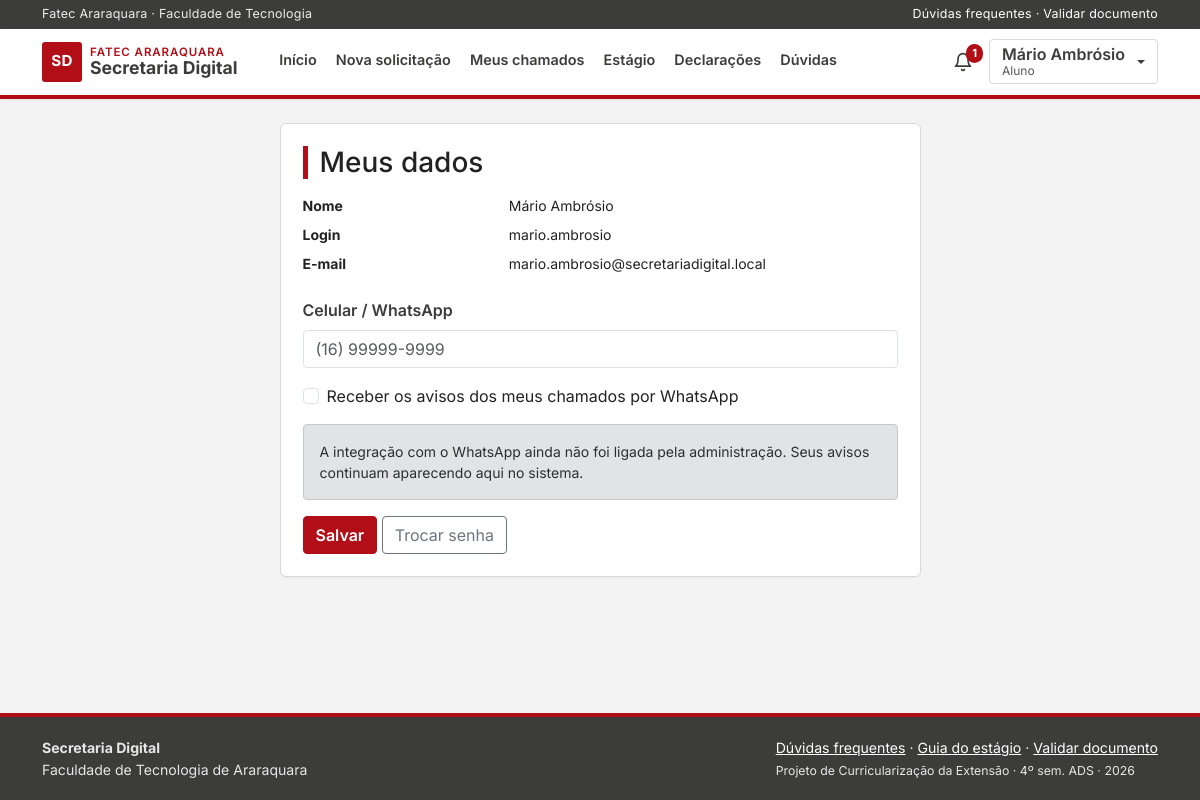
The app's page /perfil_alt.php (signed in) with its own data.
### tables this page shows
CREATE TABLE tb_usuarios (
  id_usuario      INT AUTO_INCREMENT PRIMARY KEY,
  nome            VARCHAR(120) NOT NULL,
  login           VARCHAR(50)  NOT NULL,
  senha           VARCHAR(255) NOT NULL,
  email           VARCHAR(120) NOT NULL,
  nivel           ENUM('aluno','secretaria','coordenacao','admin') NOT NULL,
  id_curso        INT          NULL,
  ra              VARCHAR(20)  NULL,
  semestre        TINYINT      NULL,
  telefone        VARCHAR(20)  NULL,
  aviso_whatsapp  TINYINT(1)   NOT NULL DEFAULT 0,
  aviso_email     TINYINT(1)   NOT NULL DEFAULT 1,
  ativo           TINYINT(1)   NOT NULL DEFAULT 1,
  criado_em       DATETIME     NOT NULL DEFAULT CURRENT_TIMESTAMP,
  UNIQUE KEY uk_usuarios_login (login),
  UNIQUE KEY uk_usuarios_email (email),
  UNIQUE KEY uk_usuarios_ra (ra),
  CONSTRAINT fk_usuarios_curso FOREIGN KEY (id_curso)
    REFERENCES tb_cursos (id_curso)
);

### funcoes.php (called while the page is built, shortened)
<?php
    function seguro($texto){
        return htmlspecialchars((string)$texto, ENT_QUOTES, "UTF-8");
    }
    function busca_config($con, $chave){
        $sql = "SELECT valor FROM tb_configuracoes WHERE chave = ? LIMIT 1";
        $stmt = mysqli_stmt_init($con);
        mysqli_stmt_prepare($stmt, $sql);
        mysqli_stmt_bind_param($stmt, "s", $chave);
        mysqli_stmt_execute($stmt);
        $linha = mysqli_fetch_assoc(mysqli_stmt_get_result($stmt));
        return $linha ? (string)$linha['valor'] : "";
    }
?>

### perfil_alt.php (the view, shortened to what this page needs)
<?php
    require_once("conecta.php");
    require_once("funcoes.php");
    $sql = "SELECT nome, login, email, telefone, aviso_whatsapp FROM tb_usuarios WHERE id_usuario = ? LIMIT 1";
    $stmt = mysqli_stmt_init($con);
    mysqli_stmt_prepare($stmt, $sql);
    mysqli_stmt_bind_param($stmt, "i", $_SESSION['id_usuario']);
    mysqli_stmt_execute($stmt);
    $eu = mysqli_fetch_assoc(mysqli_stmt_get_result($stmt));
    $integracao = busca_config($con, "whatsapp_ativo") == "1";
    require_once("cabecalho.php");
?>
<div class="row justify-content-center">
    <div class="col-md-7">
        <div class="cartao">
            <h1 class="h3 mb-3">Meus dados</h1>
            <dl class="row small mb-3">
                <dt class="col-4">Nome</dt><dd class="col-8"><?php echo seguro($eu['nome']); ?></dd>
                <dt class="col-4">Login</dt><dd class="col-8"><?php echo seguro($eu['login']); ?></dd>
                <dt class="col-4">E-mail</dt><dd class="col-8"><?php echo seguro($eu['email']); ?></dd>
            </dl>
            <form action="perfil_alt2.php" method="post">
                <div class="mb-3">
                    <label for="txttelefone" class="form-label">Celular / WhatsApp</label>
                    <input type="text" class="form-control" id="txttelefone" name="txttelefone" maxlength="20" value="<?php echo seguro($eu['telefone']); ?>" placeholder="(16) 99999-9999">
                </div>
                <div class="form-check mb-3">
                    <input class="form-check-input" type="checkbox" id="ckwhats" name="ckwhats" value="1" <?php if($eu['aviso_whatsapp']){ echo "checked"; } ?>>
                    <label class="form-check-label" for="ckwhats">Receber os avisos dos meus chamados por WhatsApp</label>
                </div>
                <?php if(!$integracao){ echo "<div class='alert alert-secondary small'>A integração com o WhatsApp ainda não foi ligada pela administração. Seus avisos continuam aparecendo aqui no sistema.</div>"; } ?>
                <input type="submit" name="btn" value="Salvar" class="btn btn-principal">
                <a href="senha_alt.php" class="btn btn-outline-secondary">Trocar senha</a>
            </form>
        </div>
    </div>
</div>
<?php require_once("rodape.php"); ?>

### css/estilo.css (style rules this page uses)
:root { --vermelho: #B20E17; --vermelho-escuro: #8A0A11; --vermelho-claro: #FBEAEA; --cinza-escuro: #3C3C3B; --cinza: #6B6B6A; --fundo: #F3F3F3; --borda: #D9D9D9; --texto: #222222; --texto-suave: #575757; --vinho: var(--vermelho); --vinho-escuro: var(--vermelho-escuro); --vinho-claro: var(--vermelho-claro); }
body { font-family: Inter, "Segoe UI", Arial, sans-serif; background: var(--fundo); color: var(--texto); min-height: 100vh; display: flex; flex-direction: column; }
h1, h2, h3, h4, h5, h6, .marca { font-family: Inter, "Segoe UI", Arial, sans-serif; font-weight: 700; color: var(--cinza-escuro); }
h1 { font-size: 1.65rem; border-left: 5px solid var(--vermelho); padding-left: 12px; }
a { color: var(--vermelho); }
.btn { border-radius: 4px; }
.btn-principal { background: var(--vermelho); border-color: var(--vermelho); color: #FFF; font-weight: 600; }
.cartao { background: #FFFFFF; border: 1px solid var(--borda); border-radius: 6px; padding: 22px; box-shadow: 0 1px 2px rgba(0,0,0,.04); }
.form-control, .form-select { border-radius: 4px; }
.form-label { font-weight: 600; color: var(--cinza-escuro); }
.alert { border-radius: 4px; }

### records on screen
tb_usuarios: nome "Mário Ambrósio", login "mario.ambrosio", email "mario.ambrosio@secretariadigital.local"

### other values on screen
$rotulo "Início Nova solicitação Meus chamados Estágio Declarações Dúvidas"
$qtd_notif "1"
seguro($_SESSION['nome']) "Mário Ambrósio"
nome_nivel($nivel_menu) "Aluno"
